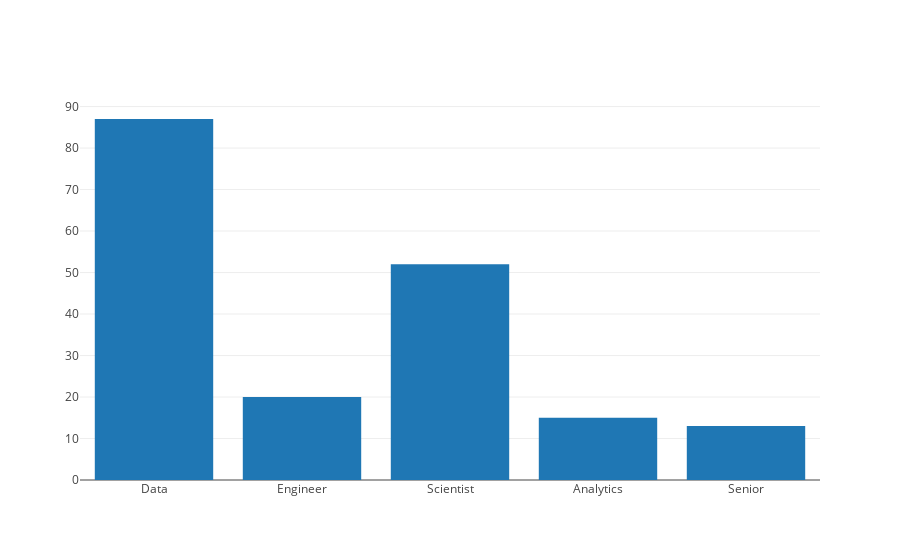

The notebook cell saved with this chart:
### Code cell
import numpy as np # linear algebra
import pandas as pd # data processing, CSV file I/O (e.g. pd.read_csv)
import os
import gc
import matplotlib.pyplot as plt
import seaborn as sns
%matplotlib inline

pal = sns.color_palette()

import plotly.offline as py
py.init_notebook_mode(connected=True)
import plotly.graph_objs as go
import plotly.tools as tls
labels = df_job['title'].apply(lambda x: x.split(' '))
labels
from collections import Counter, defaultdict
counts = defaultdict(int)
for l in labels:
    for l2 in l:
        counts[l2] += 1

data=[go.Bar(x=list(counts.keys()), y=list(counts.values()))]
layout=dict(height=800, width=800, title='Distribution of training labels')
fig=dict(data=df_job, layout=layout)
py.iplot(data)

### Figure 1 — Plotly figure (JSON) as saved in the notebook; plotly's stock layout.template omitted (floating-point values rounded to 4 significant figures)
{"data": [{"type": "bar", "uid": "ea246c13-004b-4e04-9e9a-ea460e08aa7a", "x": ["Data", "Engineer", "Scientist", "Analytics", "Senior"], "y": [87, 20, 52, 15, 13]}], "layout": {}}
